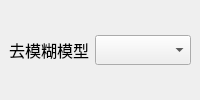
                                   <widget class="QWidget" name="deblurContainer" native="true">
                                    <layout class="QVBoxLayout" name="verticalLayout_41">
                                     <property name="spacing">
                                      <number>0</number>
                                     </property>
                                     <property name="leftMargin">
                                      <number>0</number>
                                     </property>
                                     <property name="topMargin">
                                      <number>0</number>
                                     </property>
                                     <property name="rightMargin">
                                      <number>0</number>
                                     </property>
                                     <property name="bottomMargin">
                                      <number>0</number>
                                     </property>
                                     <item>
                                      <widget class="QWidget" name="widget_43" native="true">
                                       <layout class="QHBoxLayout" name="horizontalLayout_60">
                                        <property name="leftMargin">
                                         <number>9</number>
                                        </property>
                                        <property name="topMargin">
                                         <number>9</number>
                                        </property>
                                        <property name="rightMargin">
                                         <number>9</number>
                                        </property>
                                        <property name="bottomMargin">
                                         <number>9</number>
                                        </property>
                                        <item>
                                         <widget class="QLabel" name="label_79">
                                          <property name="font">
                                           <font>
                                            <pointsize>12</pointsize>
                                           </font>
                                          </property>
                                          <property name="text">
                                           <string>去模糊模型</string>
                                          </property>
                                         </widget>
                                        </item>
                                        <item>
                                         <widget class="QComboBox" name="deblurModelComboBox">
                                          <property name="sizePolicy">
                                           <sizepolicy hsizetype="MinimumExpanding" vsizetype="Fixed">
                                            <horstretch>0</horstretch>
                                            <verstretch>0</verstretch>
                                           </sizepolicy>
                                          </property>
                                          <property name="minimumSize">
                                           <size>
                                            <width>0</width>
                                            <height>0</height>
                                           </size>
                                          </property>
                                          <property name="maximumSize">
                                           <size>
                                            <width>250</width>
                                            <height>30</height>
                                           </size>
                                          </property>
                                         </widget>
                                        </item>
                                       </layout>
                                      </widget>
                                     </item>
                                    </layout>
                                   </widget>
